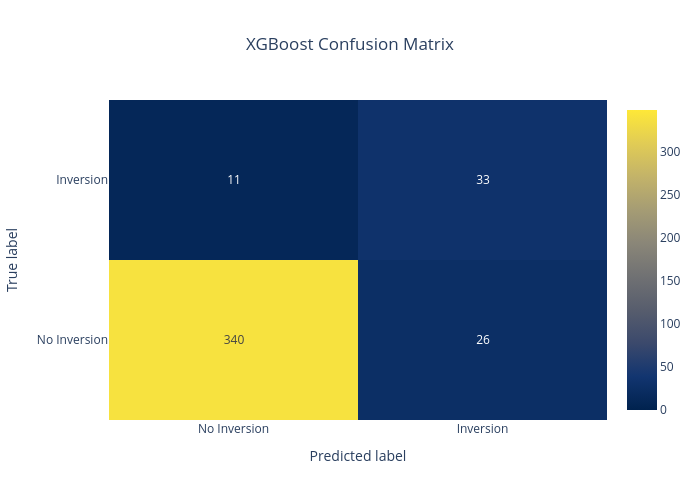
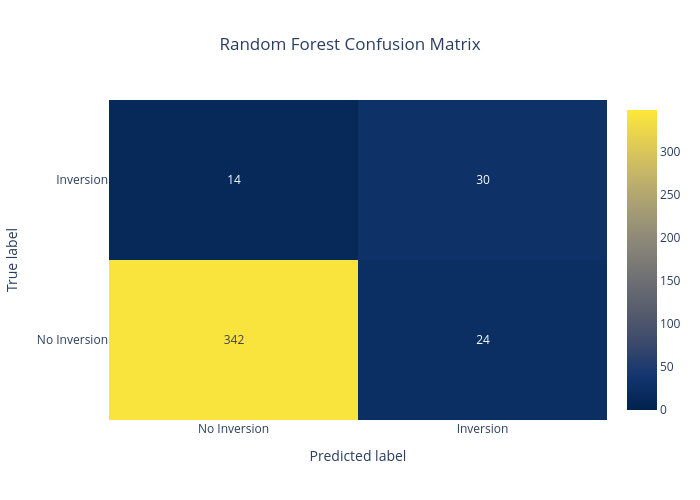
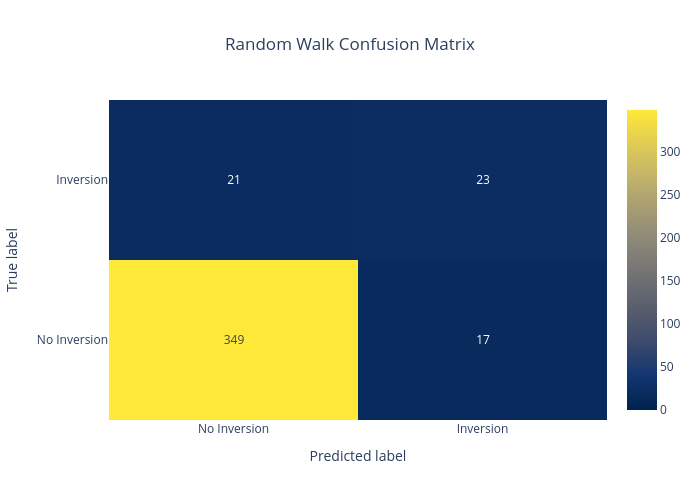

These figures' notebook cell, in order:
### Code cell
cm_list = []

model_names = list(best_models.keys()) + ['Random Walk']

for model_name in model_names:
    model_results = [r for r in evaluation_results if r['model'] == model_name]
    y_true = np.concatenate([r['y_true'] for r in model_results])
    y_pred = np.concatenate([r['y_pred'] for r in model_results])
    cm = confusion_matrix(y_true, y_pred)
    cm_list.append((model_name, cm))

shared_max = max(cm.max() for _, cm in cm_list)

for model_name, cm in cm_list:
    fig = go.Figure(
        data=go.Heatmap(
            z=cm,
            x=['No Inversion', 'Inversion'],
            y=['No Inversion', 'Inversion'],
            text=cm,
            texttemplate='%{text}',
            colorscale='Cividis',
            zmin=0,
            zmax=shared_max,
            showscale=True,
        )
    )

    fig.update_layout(
        title={'text':f'{model_name} Confusion Matrix', 'x':0.5, 'xanchor':'center'},
        xaxis_title='Predicted label',
        yaxis_title='True label',
        width=700,
        height=500,
        template='plotly_white'
    )

    fig.show()
    # fig.write_image(f"{path_png}/{model_name}_confusion_matrix.png", scale=2)

### Figure 1 — Plotly figure (JSON) as saved in the notebook; plotly's stock layout.template omitted (floating-point values rounded to 4 significant figures)
{"data": [{"colorscale": [[0, "#00224e"], [0.1111, "#123570"], [0.2222, "#3b496c"], [0.3333, "#575d6d"], [0.4444, "#707173"], [0.5556, "#8a8678"], [0.6667, "#a59c74"], [0.7778, "#c3b369"], [0.8889, "#e1cc55"], [1, "#fee838"]], "showscale": true, "text": [[340, 26], [11, 33]], "texttemplate": "%{text}", "type": "heatmap", "x": ["No Inversion", "Inversion"], "y": ["No Inversion", "Inversion"], "z": [[340, 26], [11, 33]], "zmax": 349, "zmin": 0}], "layout": {"height": 500, "title": {"text": "XGBoost Confusion Matrix", "x": 0.5, "xanchor": "center"}, "width": 700, "xaxis": {"title": {"text": "Predicted label"}}, "yaxis": {"title": {"text": "True label"}}}}

### Figure 2 — Plotly figure (JSON) as saved in the notebook; plotly's stock layout.template omitted (floating-point values rounded to 4 significant figures)
{"data": [{"colorscale": [[0, "#00224e"], [0.1111, "#123570"], [0.2222, "#3b496c"], [0.3333, "#575d6d"], [0.4444, "#707173"], [0.5556, "#8a8678"], [0.6667, "#a59c74"], [0.7778, "#c3b369"], [0.8889, "#e1cc55"], [1, "#fee838"]], "showscale": true, "text": [[342, 24], [14, 30]], "texttemplate": "%{text}", "type": "heatmap", "x": ["No Inversion", "Inversion"], "y": ["No Inversion", "Inversion"], "z": [[342, 24], [14, 30]], "zmax": 349, "zmin": 0}], "layout": {"height": 500, "title": {"text": "Random Forest Confusion Matrix", "x": 0.5, "xanchor": "center"}, "width": 700, "xaxis": {"title": {"text": "Predicted label"}}, "yaxis": {"title": {"text": "True label"}}}}

### Figure 3 — Plotly figure (JSON) as saved in the notebook; plotly's stock layout.template omitted (floating-point values rounded to 4 significant figures)
{"data": [{"colorscale": [[0, "#00224e"], [0.1111, "#123570"], [0.2222, "#3b496c"], [0.3333, "#575d6d"], [0.4444, "#707173"], [0.5556, "#8a8678"], [0.6667, "#a59c74"], [0.7778, "#c3b369"], [0.8889, "#e1cc55"], [1, "#fee838"]], "showscale": true, "text": [[349, 17], [21, 23]], "texttemplate": "%{text}", "type": "heatmap", "x": ["No Inversion", "Inversion"], "y": ["No Inversion", "Inversion"], "z": [[349, 17], [21, 23]], "zmax": 349, "zmin": 0}], "layout": {"height": 500, "title": {"text": "Random Walk Confusion Matrix", "x": 0.5, "xanchor": "center"}, "width": 700, "xaxis": {"title": {"text": "Predicted label"}}, "yaxis": {"title": {"text": "True label"}}}}
